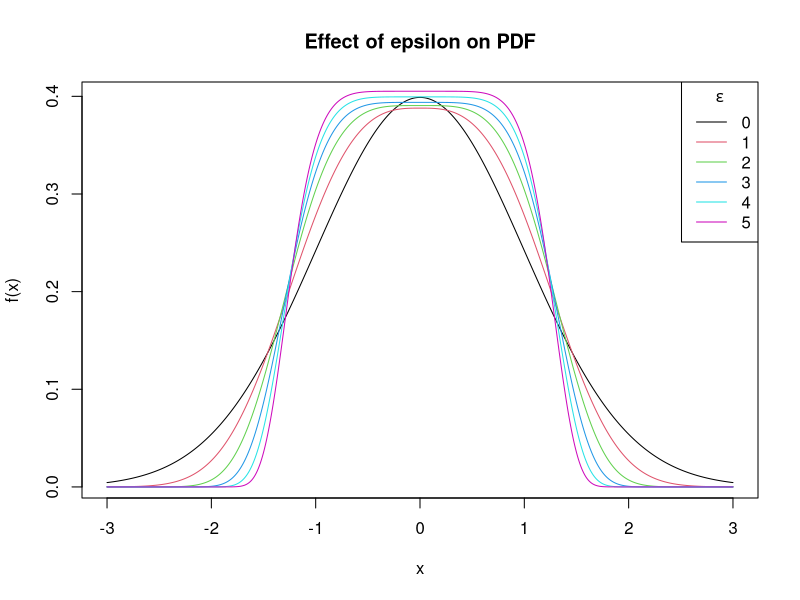
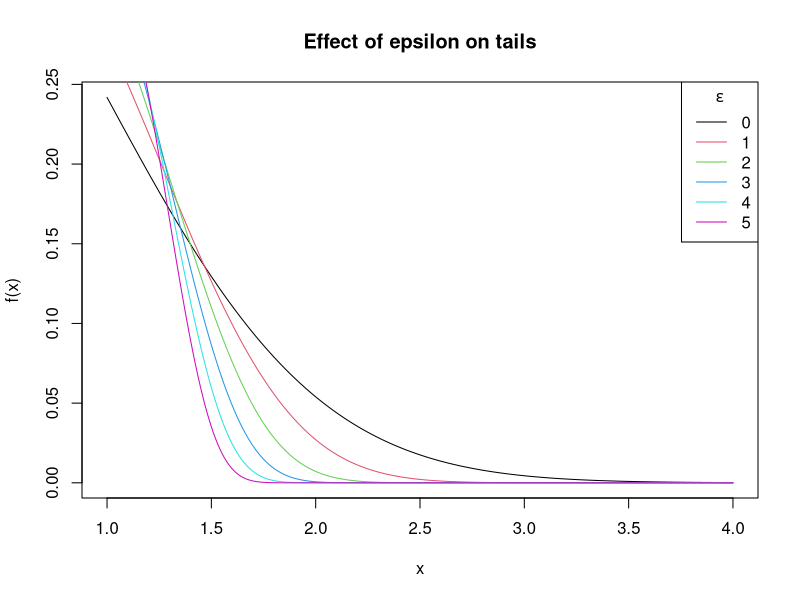
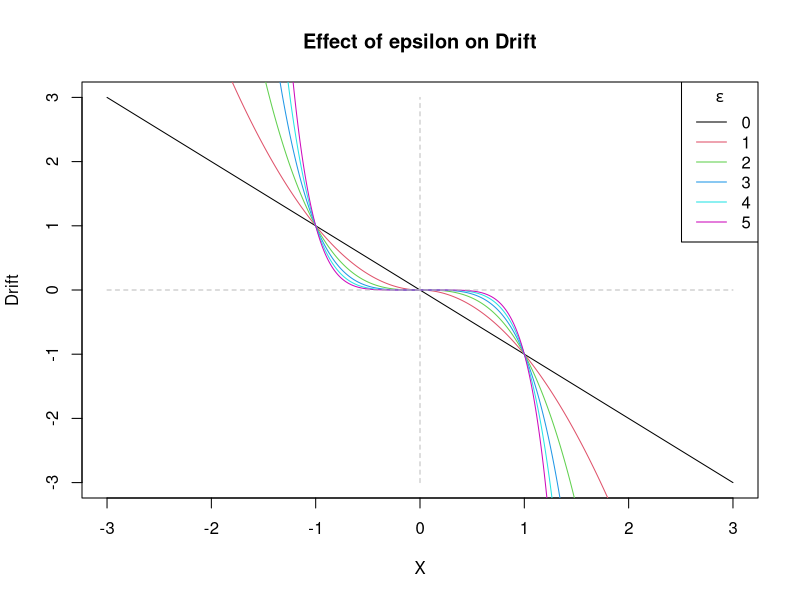

Reproduce these figures in R, in order.
##################################
###How Epsilon changes PDFs
################################
## Euler-Maruyama Numerical Scheme for SDE 
## Calculate the scaling constant for pdf 
calcz = function(eps) {
  x = rexp(1e5)
  Y = x - (x^(2+eps))/(2+eps)
  avg = mean(exp(Y))
  z = 2 * avg
  return(z)
}

## Calculate the pdf 
pif = function(t , eps) {
  z = calcz(eps)
  num = (abs(t))^(2+eps)
  denom = 2 + eps
  power = exp(-num/denom)
  return(power/z)
}

## Calculate drift function 
drift = function(t, eps){
  absdrift = -abs(t)^(1 + eps)
  dir = sign(t)
  return(dir*absdrift)
}


##Comparing pdfs
v = seq(-3,3,by =0.01)
eps = 0:5

pdf('PDF_eps.pdf')
plot(v , pif(v,eps = 0), col = 1 , type = 'l' ,
     ylab ="f(x)" , xlab = 'x',
     main= "Effect of epsilon on PDF",
     title = expression(epsilon))

for(ep in 1:5)
 {
   lines(v,pif(v,ep), col = ep+1 )
 }
legend('topright' , legend = eps , col = 1:6 , lty = 1,
       title = expression(epsilon))

dev.off()
##Checking effect on tails
v = seq(1,4, by = 0.01)
eps = 0:5
pdf('Tails_eps.pdf')
plot(v , pif(v,eps = 0), col = 1 , type = 'l' ,
     ylab ="f(x)" , xlab = 'x',
     main = "Effect of epsilon on tails")
for(ep in 1:5)
{
  lines(v,pif(v,ep), col = ep+1 )
}
legend('topright' , legend = eps , col = 1:6 , lty = 1, 
       title = expression(epsilon))
dev.off()

##Comapring drifts
v = seq(-3,3,by =0.01)
eps = 0:5
pdf('Drift_eps.pdf')
plot(v , drift(v,eps = 0), col = 1 , type = 'l' ,
     ylab ="Drift" , xlab = 'X',
     main= "Effect of epsilon on Drift")
for(ep in 1:5)
{
  lines(v,drift(v,ep), col = ep+1 )
}
lines(v , rep(0, length(v)) , lty = 2 , col = 'grey')
lines( rep(0 , length(v)) , v, lty = 2 , col = 'grey')
legend('topright' , legend = eps , col = 1:6 , lty = 1, 
       title = expression(epsilon))
dev.off()


